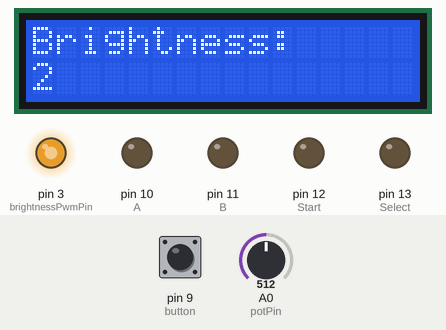
Recording of a sketch running on a simulated Arduino Uno, built with avr-gcc and run on an emulated ATmega328P. Shown: 16×2 character LCD, output pins drawn as LEDs (lit = HIGH). The inputs (shaded band) are chosen by the test bench; at power-on: pin 9 (button) LOW, A0 (potPin) = 512. At 10.6 s the program stops and its outputs stay as they are.

Above: at 0.8 s.
0.9 s: pin 9 (button) pulled HIGH for 3.2 s
At 4.7 s:
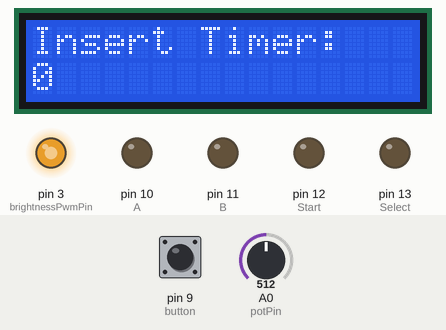
5.6 s: pin 9 (button) pulled HIGH for 0.15 s
At 6.8 s:
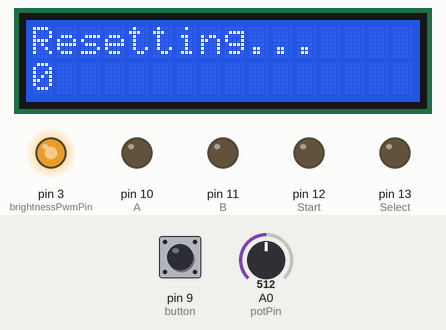
At 11.0 s:
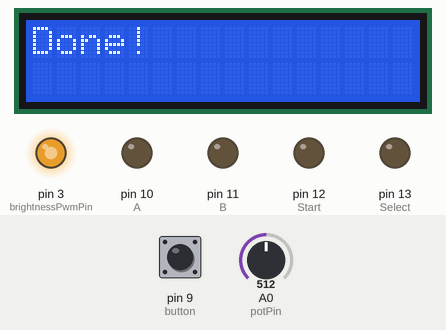
Timing chart, 0 to 12.1 s (numbered marks = the images above; inputs shaded):
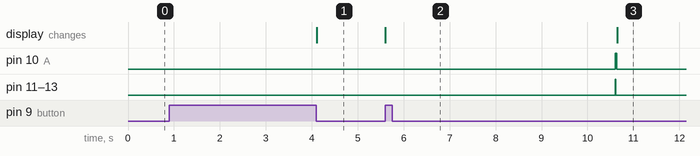

Measured:
- after the input at 0.9 s, the display: changes after 3.2 s (image 1)
- after the input at 5.6 s, pin 10 (A): LOW → HIGH after 5.0 s, → LOW 0.04 s later; pin 11 (B), pin 12 (Start), pin 13 (Select): LOW → HIGH after 5.0 s, → LOW 0.02 s later; the display: changes at once (image 2)

The sketch:

OptimizedCode.ino
```cpp
// Include LCD library
#include <LiquidCrystal.h>

// Setting up LCD 16x02
const int RS = 2, E = 8, D4 = 4, D5 = 5, D6 = 6, D7 = 7;
LiquidCrystal lcd(RS, E, D4, D5, D6, D7);
// Setting up brightness control pin and variables
// Brightness output pin
const int brightnessPwmPin = 3;
// Brightness button pin control
const int button = 9;
// Brightness values
int brightnessValues[] = {102, 153, 204, 255 };
int brightnessIndex = 2;
// Brightness button state
bool buttonState = LOW;
bool lastButtonState = LOW;

// Setting up potentiometer
// Potentiomenter Pin
const int potPin = A0;
// Setting up variables to avoid bouncing
unsigned long previousMillis = 0;
unsigned long interval = 100;
// Setting up sensibility values
const int range = 102;
const int rangeValues[] = { range * 1, range * 2, range * 3, range * 4 };

// Setting up GBA pins
const int A = 10;
const int B = 11;
const int Start = 12;
const int Select = 13;
// Setting up GBA timer
// Time in milliseconds
unsigned long long currentTime = 0;
unsigned long long checkPercentage = 0;
unsigned long timeStart = 0;
unsigned long long value = 0;
long selectedValue = 0;
const long maxValue = 2147483647;
const long minValue = 0;
int percentage = 0;


void setup() {
  // Set up the LCD's dimensions
  lcd.begin(16, 2);
  // Setting brightness pin control
  pinMode(brightnessPwmPin, OUTPUT);
  pinMode(button, INPUT);
  // Setting up GBA pins
  // Pin A
  pinMode(A, OUTPUT);
  digitalWrite(A, LOW);
  // Pin B
  pinMode(B, OUTPUT);
  digitalWrite(B, LOW);
  // Pin Start
  pinMode(Start, OUTPUT);
  digitalWrite(Start, LOW);
  // Pin Select
  pinMode(Select, OUTPUT);
  digitalWrite(Select, LOW);
  // Pin potentiometer
  pinMode(potPin, INPUT);
  analogWrite(brightnessPwmPin, brightnessValues[brightnessIndex]);

  // Initializing LCD for brightness setting
  clearAndWriteFirstRow("Brightness:");
  clearAndWriteSecondRow(brightnessIndex);
  bool setBrightness = false;
  bool setTimer = false;
  // Variable to measure time since start pressing
  unsigned long pressStartTime = 0;

  while (!setBrightness) {
    // Read button state
    buttonState = digitalRead(button);
    if (buttonState == HIGH) {  // If button is pressed
      if (lastButtonState == LOW) {
        // Start counting time
        pressStartTime = millis();
      } else if (millis() - pressStartTime >= 2000) {  // Check if button is pressed for 2 seconds
        // End cicle
        setBrightness = true;
        bool exit = false;
        while (!exit){
          buttonState = digitalRead(button);
          if (buttonState == LOW){
            exit = true;
          }
        }
      }
    } else {  // Button released
      if (lastButtonState == HIGH && millis() - pressStartTime < 2000) {
        // If button is pressed and then released before 2 seconds
        // Next value
        brightnessIndex = (brightnessIndex + 1) % 4;
        // Set new value
        analogWrite(brightnessPwmPin, brightnessValues[brightnessIndex]);
        // Update LCD
        clearAndWriteSecondRow(brightnessIndex);
        // Debounce
        delay(50);
      }
    }
    // Update button state
    lastButtonState = buttonState;
  }
  // Preparing LCD
  clearAndWriteFirstRow("Insert Timer:");
  clearSecondRow();
  while (!setTimer) {
    buttonState = digitalRead(button);
    if (buttonState == HIGH) {
      setTimer = true;
    } else {
      // Read potentiometer
      int potValue = analogRead(potPin);

      // Calculate the distance from the center of the potentiometer (half of 1023 is 512)
      int distanceFromCenter = potValue - 512;

      // Set the speed based on the distance from the center
      // The greater the distance, the shorter the interval, and thus the faster the speed
      interval = map(abs(distanceFromCenter), 0, 512, 1000, 10);  // 10 ms is the fastest, 1000 ms is the slowest

      // Check if enough time has passed
      unsigned long currentMillis = millis();
      if (currentMillis - previousMillis >= interval) {
        // Save the current time
        previousMillis = currentMillis;

        // If the potentiometer is turned to the right (value above 512), increase the value
        if (distanceFromCenter > 0) {
          if (abs(distanceFromCenter) >= rangeValues[3]) {
            selectedValue += 1000;
          } else if (abs(distanceFromCenter) >= rangeValues[2]) {
            selectedValue += 100;
          } else if (abs(distanceFromCenter) >= rangeValues[1]) {
            selectedValue += 10;
          } else if (abs(distanceFromCenter) >= rangeValues[0]) {
            selectedValue += 1;
          }
          if (selectedValue > maxValue) selectedValue = maxValue;  // Limit to the maximum value
        }
        // If the potentiometer is turned to the left (value below 512), decrease the value
        else if (distanceFromCenter < 0) {
          if (abs(distanceFromCenter) >= rangeValues[3]) {
            selectedValue -= 1000;
          } else if (abs(distanceFromCenter) >= rangeValues[2]) {
            selectedValue -= 100;
          } else if (abs(distanceFromCenter) >= rangeValues[1]) {
            selectedValue -= 10;
          } else if (abs(distanceFromCenter) >= rangeValues[0]) {
            selectedValue -= 1;
          }
          if (selectedValue < minValue) selectedValue = minValue;
        }
        clearAndWriteSecondRow(selectedValue);
      }
    }
  }
  value = static_cast<unsigned long long>(selectedValue);
  clearAndWriteFirstRow("Resetting...");
  unsigned long startTime = millis();
  while (millis() - startTime < 5000UL) {
    // Wait 5 seconds without using delay()
  }
  digitalWrite(A, HIGH);
  digitalWrite(B, HIGH);
  digitalWrite(Start, HIGH);
  digitalWrite(Select, HIGH);
  delayMicroseconds(15000);
  digitalWrite(A, LOW);
  digitalWrite(B, LOW);
  digitalWrite(Start, LOW);
  digitalWrite(Select, LOW);
  timeStart = micros();
  checkPercentage = timeStart;
  value = value * 1000;
  clearAndWriteFirstRow("Waiting...");
  clearSecondRow();
}

void loop() {
  currentTime = micros();
  // Enter if timer expired
  if ((currentTime - timeStart) >= value) {
      digitalWrite(A, HIGH);
      delayMicroseconds(15000);
      digitalWrite(A, LOW);
      clearAndWriteFirstRow("Done!");
      clearSecondRow();
    while(1){
      // Wait for reset
    }
  }
}


void clearAndWriteFirstRow(String text){
  lcd.setCursor(0, 0);
  lcd.print("                ");
  lcd.setCursor(0, 0);
  lcd.print(text);
}

void clearAndWriteSecondRow(String text){
  lcd.setCursor(0, 1);
  lcd.print("                ");
  lcd.setCursor(0, 1);
  lcd.print(text);
}

void clearAndWriteFirstRow(long number){
  lcd.setCursor(0, 0);
  lcd.print("                ");
  lcd.setCursor(0, 0);
  lcd.print(number);
}

void clearAndWriteSecondRow(long number){
  lcd.setCursor(0, 1);
  lcd.print("                ");
  lcd.setCursor(0, 1);
  lcd.print(number);
}

void clearFirstRow(){
  lcd.setCursor(0, 0);
  lcd.print("                ");
}

void clearSecondRow(){
  lcd.setCursor(0, 1);
  lcd.print("                ");
}
```
